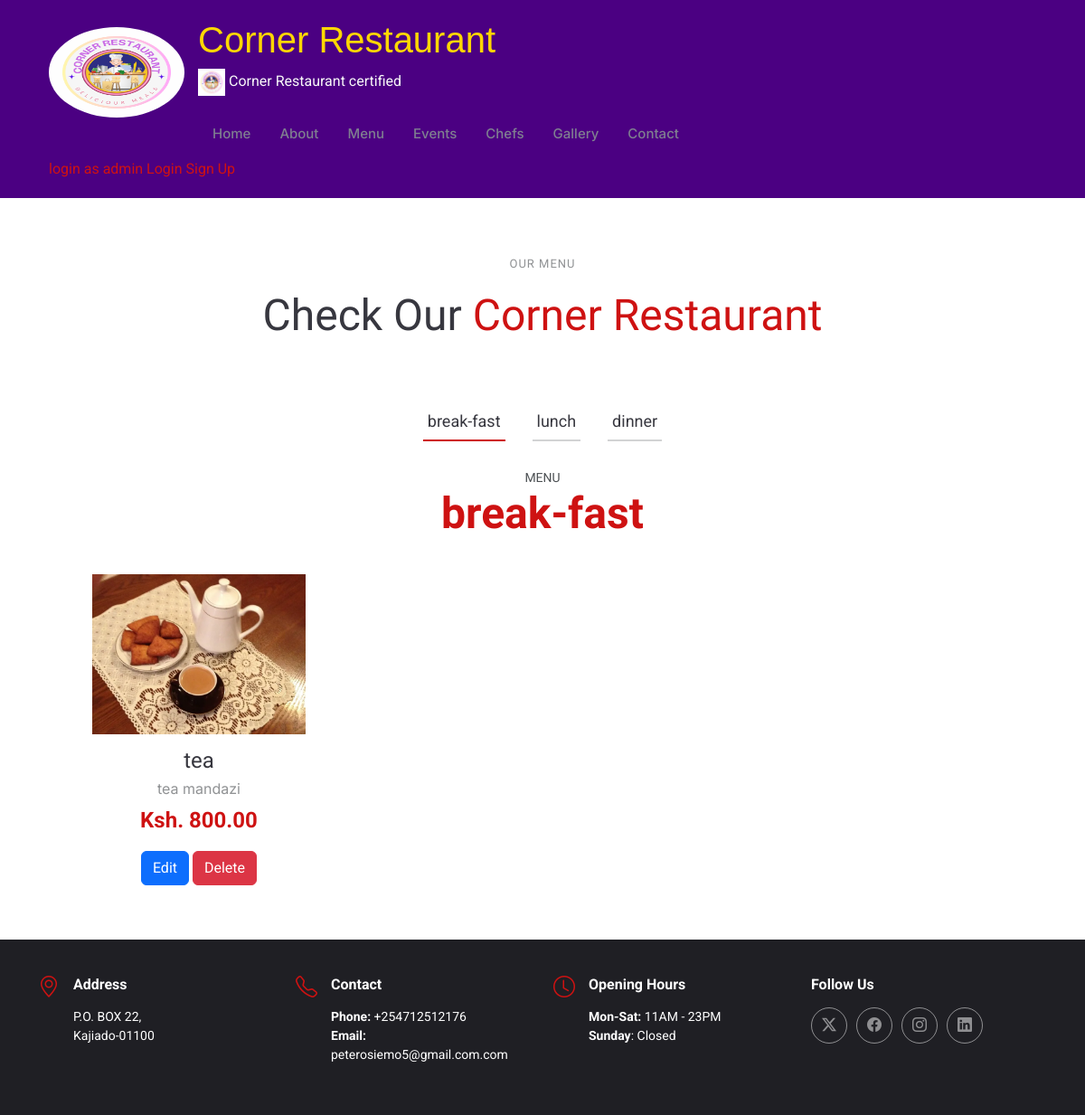
Page /adminmenuc/ on the committed database.
### menuapp/models.py (models this page shows, shortened)
class Category(models.Model):
    name = models.CharField(max_length=100, unique=True)
    description = models.TextField(blank=True, null=True)

class MenuItem(models.Model):
    name = models.CharField(max_length=100)
    description = models.TextField(blank=True, null=True)
    price = models.DecimalField(max_digits=8, decimal_places=2)
    is_available = models.BooleanField(default=True)
    category = models.ForeignKey(Category, related_name='items', on_delete=models.CASCADE)
    photo = models.ImageField(upload_to='menu_photos/', blank=True, null=True)  # Add this field

### menuapp/views.py (the view)
# urls.py: path('adminmenuc/', views.adminmenuc, name='adminmenuc'),
def adminmenuc(request):
    categories = Category.objects.prefetch_related('items').all()
    return render(request, 'adminmenuc.html', {'categories': categories})

### menuapp/templates/adminmenuc.html (shortened to what this page needs)
{% extends "starter-page.html" %}
{% load static %}
{% block body %}
<section id="menu" class="menu section">
    <div class="container section-title" data-aos="fade-up">
        <h2>Our Menu</h2>
        <p><span>Check Our</span> <span class="description-title">Corner Restaurant</span></p>
    </div>
    <div class="container">
        <ul class="nav nav-tabs d-flex justify-content-center" data-aos="fade-up" data-aos-delay="100">
            {% for category in categories %}
            <li class="nav-item">
                <a class="nav-link {% if forloop.first %}active show{% endif %}" data-bs-toggle="tab" data-bs-target="#menu-{{ category.id }}">
                    <h4>{{ category.name }}</h4>
                </a>
            </li>
            {% endfor %}
        </ul>
        <div class="tab-content" data-aos="fade-up" data-aos-delay="200">
            {% for category in categories %}
            <div class="tab-pane fade {% if forloop.first %}active show{% endif %}" id="menu-{{ category.id }}">
                <div class="tab-header text-center">
                    <p>Menu</p>
                    <h3>{{ category.name }}</h3>
                </div>
                <div class="row gy-5">
                    {% for item in category.items.all %}
                    <div class="col-lg-4 menu-item">
                        {% if item.photo %}
                        <a href="{{ item.photo.url }}" class="glightbox">
                            <img src="{{ item.photo.url }}" class="menu-img img-fluid" alt="{{ item.name }}">
                        </a>
                        {% endif %}
                        <h4>{{ item.name }}</h4>
                        <p class="ingredients">
                            {{ item.description }}
                        </p>
                        <p class="price">
                            Ksh. {{ item.price }}
                        </p>
                        <div class="item-buttons">
                            <form method="GET" action="{% url 'edit_item' item.id %}" style="display: inline;">
                                <button type="submit" class="btn btn-primary">Edit</button>
                            </form>
                            <form method="POST" action="{% url 'delete_item' item.id %}" style="display: inline;">
                                <button type="submit" class="btn btn-danger">Delete</button>
                            </form>
                        </div>
                    </div>
                    {% endfor %}
                </div>
            </div>
            {% endfor %}
        </div>
    </div>
</section>
{% endblock %}

### static/assets/css/main.css (style rules this page uses)
:root { --default-font: "Roboto", system-ui, -apple-system, "Segoe UI", Roboto, "Helvetica Neue", Arial, "Noto Sans", "Liberation Sans", sans-serif, "Apple Color Emoji", "Segoe UI Emoji", "Segoe UI Symbol", "Noto Color Emoji"; --heading-font: "Amatic SC", sans-serif; --nav-font: "Inter", sans-serif; }
:root { --background-color: #ffffff; --default-color: #212529; --heading-color: #37373f; --accent-color: #ce1212; --surface-color: #ffffff; --contrast-color: #ffffff; }
:root { --nav-color: #7f7f90; --nav-hover-color: #ce1212; --nav-mobile-background-color: #ffffff; --nav-dropdown-background-color: #ffffff; --nav-dropdown-color: #7f7f90; --nav-dropdown-hover-color: #ce1212; }
:root { scroll-behavior: smooth; }
body { color: var(--default-color); background-color: var(--background-color); font-family: var(--default-font); }
a { color: var(--accent-color); text-decoration: none; transition: 0.3s; }
h1, h2, h3, h4, h5, h6 { color: var(--heading-color); font-family: var(--heading-font); }
section, .section { color: var(--default-color); background-color: var(--background-color); padding: 60px 0; scroll-margin-top: 92px; overflow: clip; }
.section-title { text-align: center; padding-bottom: 60px; position: relative; }
.section-title h2 { font-size: 13px; letter-spacing: 1px; font-weight: 400; padding: 0; margin: 0; color: color-mix(in srgb, var(--default-color), transparent 50%); display: inline-block; text-transform: uppercase; font-family: var(--default-font); }
.section-title p { color: var(--heading-color); margin: 10px 0 0 0; font-size: 48px; font-weight: 500; font-family: var(--heading-font); }
.section-title p .description-title { color: var(--accent-color); }
.menu .nav-tabs { border: 0; }
.menu .nav-link { background-color: var(--background-color); color: color-mix(in srgb, var(--default-color), transparent 20%); margin: 0 15px; padding: 10px 5px; transition: 0.3s; border-radius: 0; cursor: pointer; height: 100%; border: 0; border-bottom: 2px solid color-mix(in srgb, var(--default-color), transparent 80%); }
.menu .nav-link h4 { font-size: 18px; font-weight: 400; margin: 0; font-family: var(--default-font); }
.menu .nav-link.active { background-color: var(--background-color); color: var(--accent-color); border-color: var(--accent-color); }
.menu .tab-content .tab-header { padding: 30px 0; }
.menu .tab-content .tab-header p { font-size: 14px; text-transform: uppercase; color: color-mix(in srgb, var(--default-color), transparent 20%); margin-bottom: 0; }
.menu .tab-content .tab-header h3 { font-size: 48px; font-weight: 700; color: var(--accent-color); }
.menu .tab-content .menu-item { text-align-last: center; }
.menu .tab-content .menu-item .menu-img { padding: 0 60px; margin-bottom: 15px; }
.menu .tab-content .menu-item h4 { font-size: 24px; font-weight: 400; margin-bottom: 5px; font-family: var(--default-font); }
.menu .tab-content .menu-item .ingredients { font-family: var(--nav-font); color: color-mix(in srgb, var(--default-color), transparent 50%); margin-bottom: 5px; }
.menu .tab-content .menu-item .price { font-size: 24px; font-weight: 700; color: var(--accent-color); }

### templates/starter-page.html (style rules this page uses)
body { background-color: #4B0082; color: #000; }

### rows in the picture
Category: name "break-fast"
Category: name "lunch"
Category: name "dinner"
MenuItem: photo (picture), name "tea", description "tea mandazi", price "800.00"
